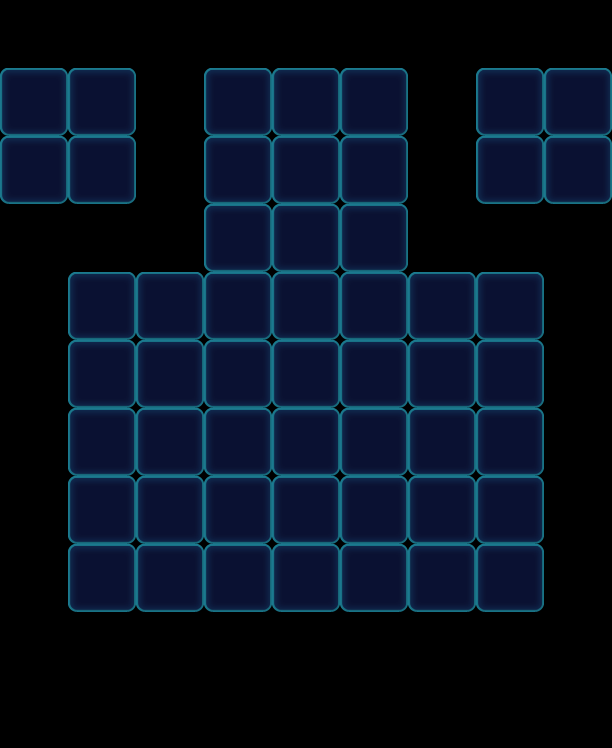

The image is a tile-based game level rendered from a .tmx file. Its description and source (layers, tilesets, objects; grid data summarised) follow:
An orthogonal 9x11 tile map with 68x68 px tiles, 1 tile layer (Valid), 2 tilesets and 28 objects (13x Ice, 8x Boss, 7x Factory_Normal).

<map version="1.0" orientation="orthogonal" width="9" height="11" tilewidth="68" tileheight="68">
 <tileset firstgid="1" name="game_grid1" tilewidth="68" tileheight="68">
  <image source="game_grid1.png" width="68" height="68" />
 </tileset>
 <tileset firstgid="2" name="map" tilewidth="68" tileheight="68">
  <image source="map.png" width="1024" height="1024" />
 </tileset>
 <layer name="Valid" width="9" height="11">
  <data>[99 cells, 52 non-empty, 1 distinct tile ids]</data>
 </layer>
 <objectgroup name="BottomObj" width="9" height="11" />
 <objectgroup name="MiddleObj" width="9" height="11" />
 <objectgroup color="#000000" name="TopObj" width="9" height="11">
  <object name="10" type="Factory_Normal" x="204" y="0" width="68" height="68">
   <properties>
    <property name="FactoryColorsConfig" value="Blue,Yellow,Pink,Purple,Green" />
   </properties>
  </object>
  <object name="10" type="Boss" x="68" y="68" width="68" height="68">
   <properties>
    <property name="BossName" value="ColorLeft" />
    <property name="BossType" value="ColorBoss" />
    <property name="BossTypeConfig" value="Blue,Green,Yellow,Pink,Purple" />
   </properties>
  </object>
  <object name="10" type="Boss" x="0" y="136" width="68" height="68">
   <properties>
    <property name="BossName" value="ColorLeft" />
    <property name="BossType" value="ColorBoss" />
    <property name="BossTypeConfig" value="Blue,Green,Yellow,Pink,Purple" />
   </properties>
  </object>
  <object name="10" type="Boss" x="0" y="68" width="68" height="68">
   <properties>
    <property name="BossName" value="ColorLeft" />
    <property name="BossType" value="ColorBoss" />
    <property name="BossTypeConfig" value="Blue,Green,Yellow,Pink,Purple" />
   </properties>
  </object>
  <object name="10" type="Boss" x="68" y="136" width="68" height="68">
   <properties>
    <property name="BossName" value="ColorLeft" />
    <property name="BossType" value="ColorBoss" />
    <property name="BossTypeConfig" value="Blue,Green,Yellow,Pink,Purple" />
   </properties>
  </object>
  <object name="10" type="Boss" x="476" y="68" width="68" height="68">
   <properties>
    <property name="BossName" value="ColorRight" />
    <property name="BossType" value="ColorBoss" />
    <property name="BossTypeConfig" value="Blue,Green,Yellow,Pink,Purple" />
   </properties>
  </object>
  <object name="Ice" type="Ice" x="204" y="408" width="68" height="68">
   <properties>
    <property name="Layers" value="3" />
   </properties>
  </object>
  <object name="Ice" type="Ice" x="136" y="408" width="68" height="68">
   <properties>
    <property name="Layers" value="3" />
   </properties>
  </object>
  <object name="Ice" type="Ice" x="136" y="272" width="68" height="68">
   <properties>
    <property name="Layers" value="3" />
   </properties>
  </object>
  <object name="Ice" type="Ice" x="272" y="408" width="68" height="68">
   <properties>
    <property name="Layers" value="3" />
   </properties>
  </object>
  <object name="Ice" type="Ice" x="340" y="408" width="68" height="68">
   <properties>
    <property name="Layers" value="3" />
   </properties>
  </object>
  <object name="Ice" type="Ice" x="408" y="408" width="68" height="68">
   <properties>
    <property name="Layers" value="3" />
   </properties>
  </object>
  <object name="10" type="Factory_Normal" x="272" y="0" width="68" height="68">
   <properties>
    <property name="FactoryColorsConfig" value="Blue,Yellow,Pink,Purple,Green" />
   </properties>
  </object>
  <object name="10" type="Factory_Normal" x="340" y="0" width="68" height="68">
   <properties>
    <property name="FactoryColorsConfig" value="Blue,Yellow,Pink,Purple,Green" />
   </properties>
  </object>
  <object name="10" type="Factory_Normal" x="476" y="204" width="68" height="68">
   <properties>
    <property name="FactoryColorsConfig" value="Blue,Yellow,Pink,Purple,Green" />
   </properties>
  </object>
  <object name="10" type="Factory_Normal" x="68" y="204" width="68" height="68">
   <properties>
    <property name="FactoryColorsConfig" value="Blue,Yellow,Pink,Purple,Green" />
   </properties>
  </object>
  <object name="10" type="Factory_Normal" x="136" y="204" width="68" height="68">
   <properties>
    <property name="FactoryColorsConfig" value="Blue,Yellow,Pink,Purple,Green" />
   </properties>
  </object>
  <object name="10" type="Factory_Normal" x="408" y="204" width="68" height="68">
   <properties>
    <property name="FactoryColorsConfig" value="Blue,Yellow,Pink,Purple,Green" />
   </properties>
  </object>
  <object name="10" type="Boss" x="544" y="68" width="68" height="68">
   <properties>
    <property name="BossName" value="ColorRight" />
    <property name="BossType" value="ColorBoss" />
    <property name="BossTypeConfig" value="Blue,Green,Yellow,Pink,Purple" />
   </properties>
  </object>
  <object name="10" type="Boss" x="476" y="136" width="68" height="68">
   <properties>
    <property name="BossName" value="ColorRight" />
    <property name="BossType" value="ColorBoss" />
    <property name="BossTypeConfig" value="Blue,Green,Yellow,Pink,Purple" />
   </properties>
  </object>
  <object name="10" type="Boss" x="544" y="136" width="68" height="68">
   <properties>
    <property name="BossName" value="ColorRight" />
    <property name="BossType" value="ColorBoss" />
    <property name="BossTypeConfig" value="Blue,Green,Yellow,Pink,Purple" />
   </properties>
  </object>
  <object name="Ice" type="Ice" x="136" y="340" width="68" height="68">
   <properties>
    <property name="Layers" value="3" />
   </properties>
  </object>
  <object name="Ice" type="Ice" x="408" y="340" width="68" height="68">
   <properties>
    <property name="Layers" value="3" />
   </properties>
  </object>
  <object name="Ice" type="Ice" x="408" y="272" width="68" height="68">
   <properties>
    <property name="Layers" value="3" />
   </properties>
  </object>
  <object name="Ice" type="Ice" x="68" y="476" width="68" height="68">
   <properties>
    <property name="Layers" value="3" />
   </properties>
  </object>
  <object name="Ice" type="Ice" x="136" y="476" width="68" height="68">
   <properties>
    <property name="Layers" value="3" />
   </properties>
  </object>
  <object name="Ice" type="Ice" x="408" y="476" width="68" height="68">
   <properties>
    <property name="Layers" value="3" />
   </properties>
  </object>
  <object name="Ice" type="Ice" x="476" y="476" width="68" height="68">
   <properties>
    <property name="Layers" value="3" />
   </properties>
  </object>
 </objectgroup>
</map>
